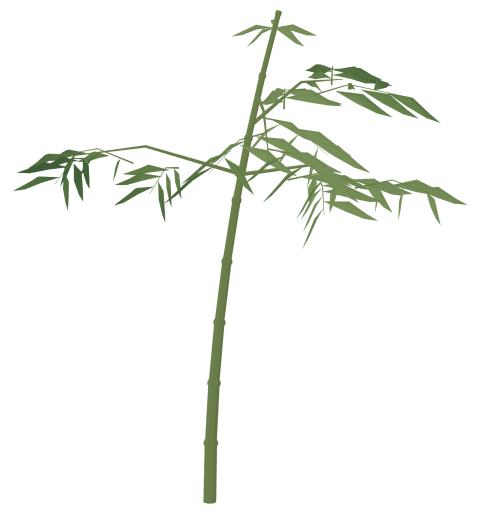
#> input picture assets/bamboo_depth/slender_a_color.png, 960 x 1024 px (shown at 1/2 size); its folder holds 4 pictures in this run
$ python paint_forest_backdrop.py
#> lines starting #> are read from the running program, lines starting #| are printed output that depends on the picture
"""Compose distant forest pigment from our Blender-baked bamboo, no new geometry."""
from pathlib import Path
from PIL import Image,ImageFilter
import numpy as np,math,json
R=Path(__file__).resolve().parents[1];O=R/'assets/forest_backwall';O.mkdir(exist_ok=True)
W,H=3072,1434
y=np.linspace(0,1,H)[:,None,None]
top=np.array([38,58,48])[None,None,:];bottom=np.array([58,76,55])[None,None,:]
base=np.repeat(top*(1-y)+bottom*y,W,axis=1)
canvas=Image.fromarray(np.uint8(base)).convert('RGBA')
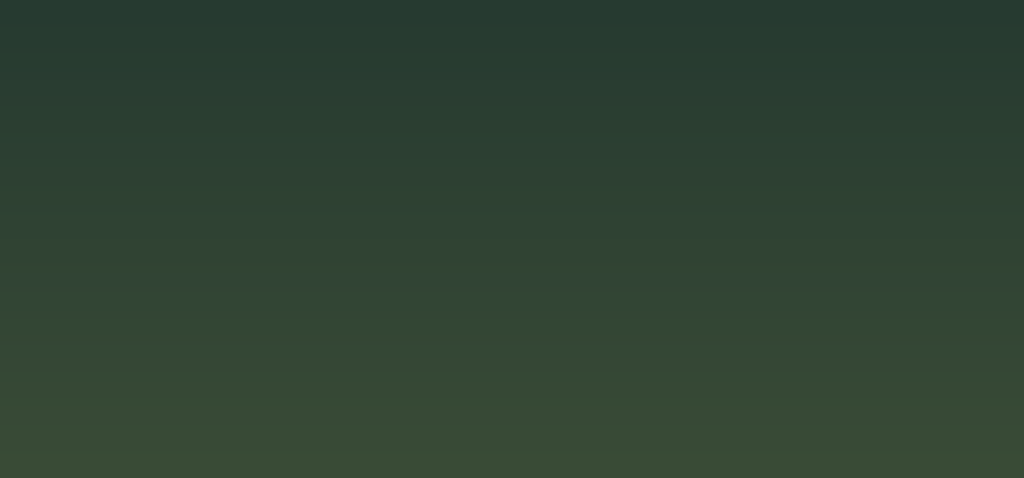
#> canvas: PIL image 3072x1434 RGBA (shown at 1/3 size); mean R, G, B, A 47.5, 66.5, 51, 255
names=['slender_a','slender_b','cluster_a','slender_c','cluster_b']
sources={n:Image.open(R/'assets/bamboo_depth'/f'{n}_color.png').convert('RGBA') for n in names}
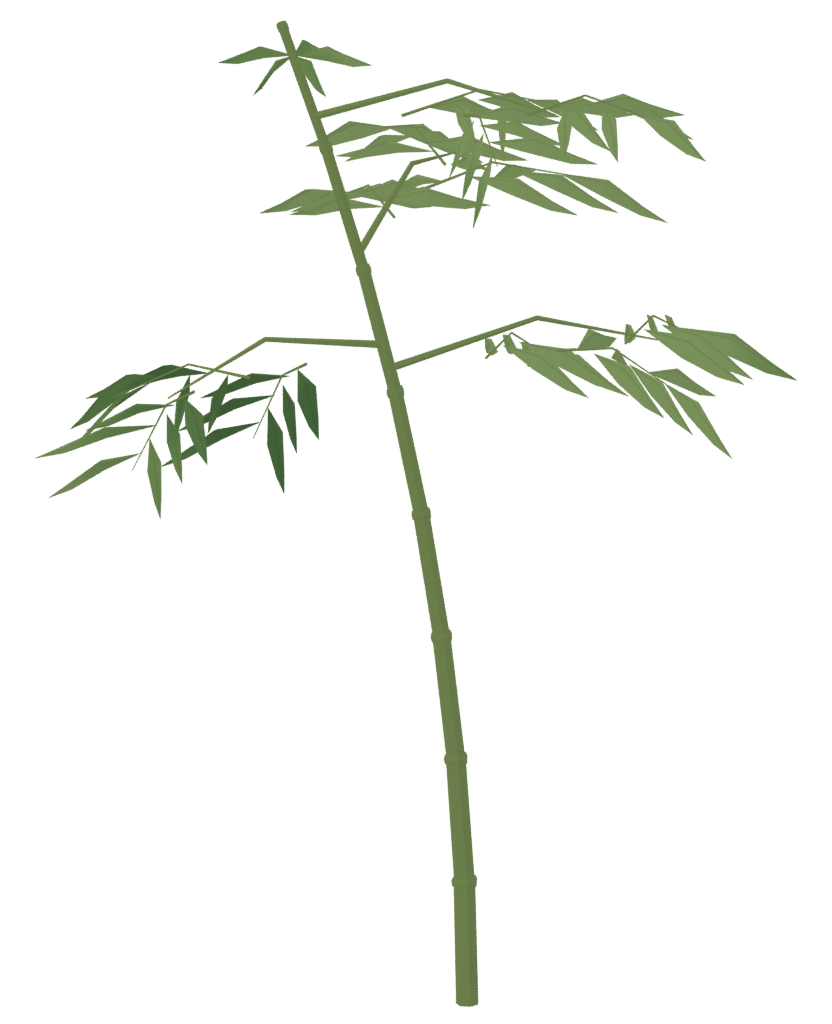
#> input picture assets/bamboo_depth/slender_b_color.png, 832 x 1024 px
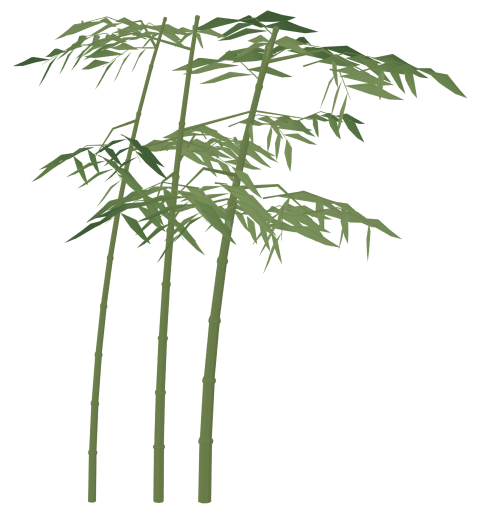
#> input picture assets/bamboo_depth/cluster_a_color.png, 960 x 1024 px (shown at 1/2 size)
#> (the run stopped early here; a loop or call above may not have finished)
